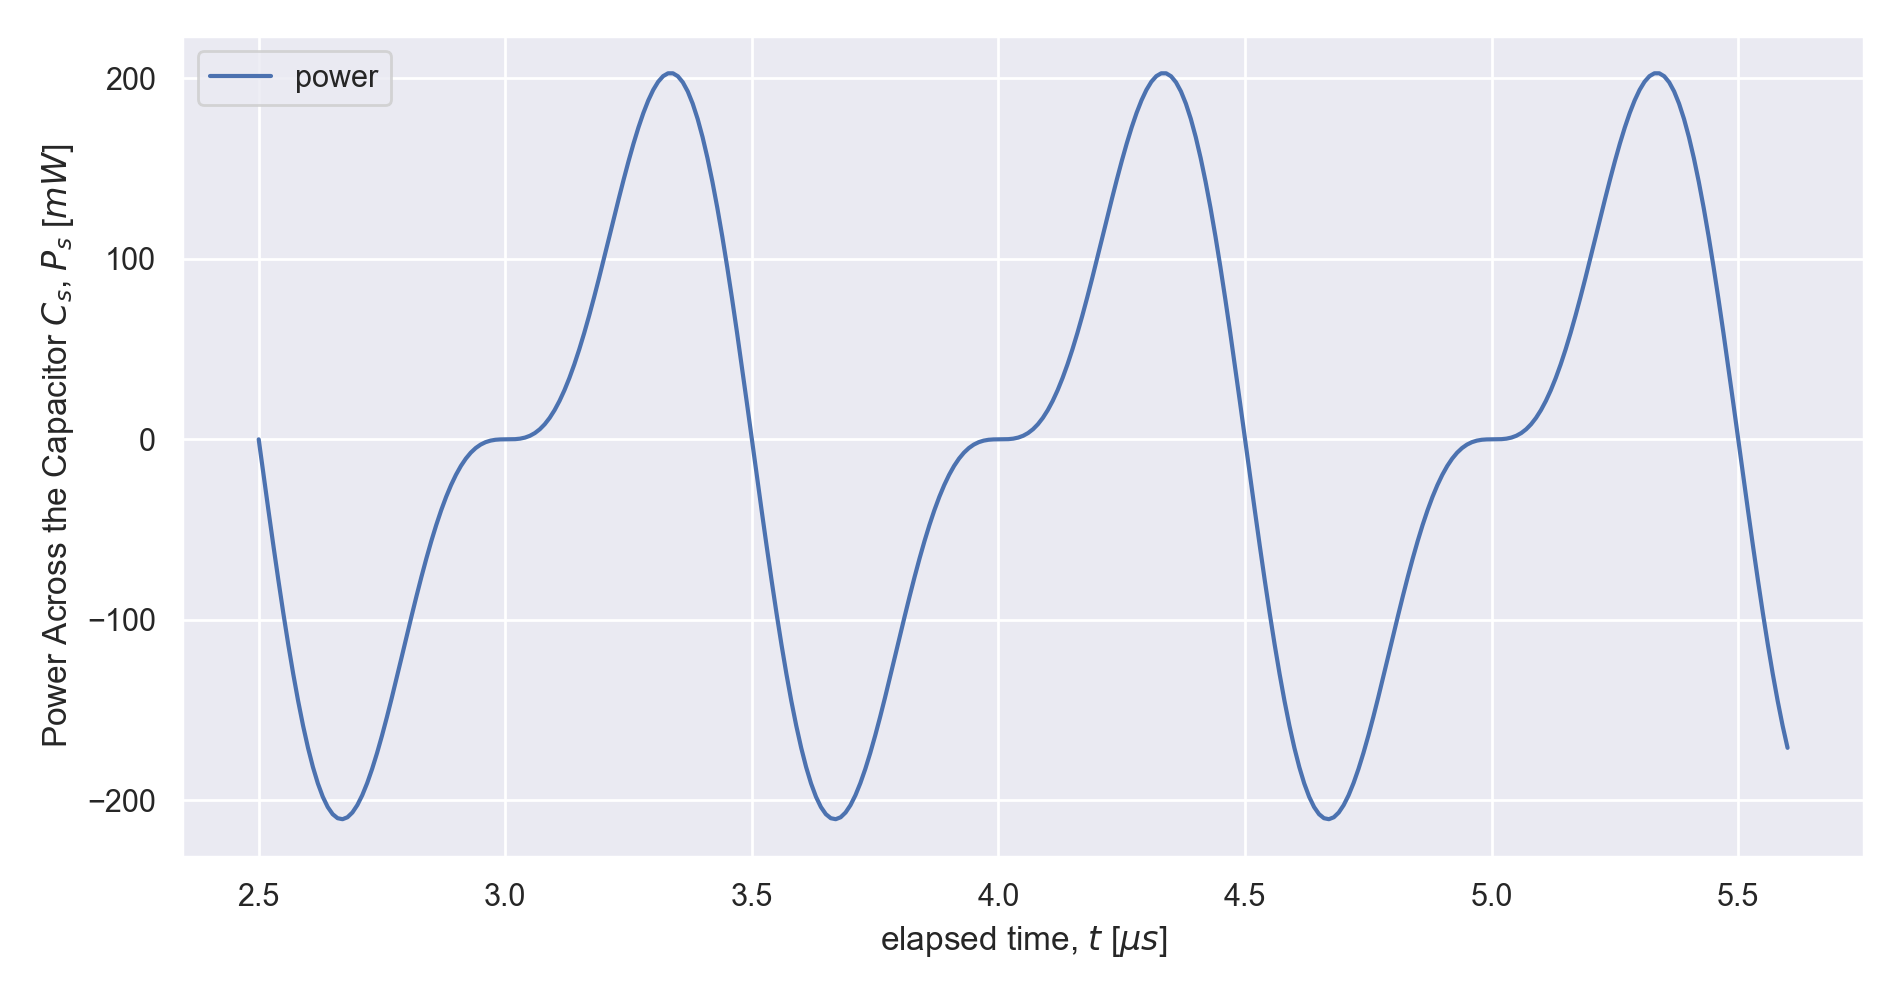

Here is the Python script that generated this plot:
"""
Filename      : snippet_integrate.py
Date          : 2012/08/12
Version       : 0.0
Testing Class : none
Remarks       :
@author        : 25177612+vsanni@users.noreply.github.com
"""

from channel import Channel , generator as gen
from jumble.units_prefixed import us, MHz, uF
import numpy as np
import figs

dt  = 0.01*us
t0  = 2.0*us
t   = gen.steps(t0, 5*us, dt) # time vector
C_s = 1*uF
f0  = 1*MHz

I = Channel((t0, dt), np.sin(2*np.pi*f0*t),
            names           = ['time' , 'Current'],
            unitss          = ['s','A'],
            descriptions    = ["elapsed time", "Voltage across capacitor $C_s$"],
            symbols         = ["t", "I"])

V = 1/C_s*I.integrate_simpson()

P=V*I

#%%
P.units       = "W"
P.symbol      = "P_s"
P.names       = [ "time","power"]
P.description = "Power Across the Capacitor $C_s$"

P[2.5*us:5.6*us].plot()

#%%


figs.export(file_location="readme_example")
